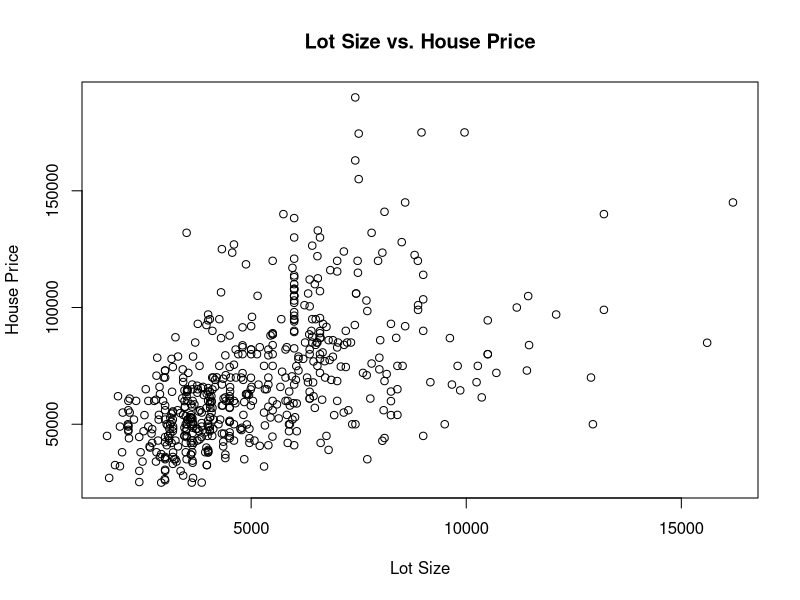
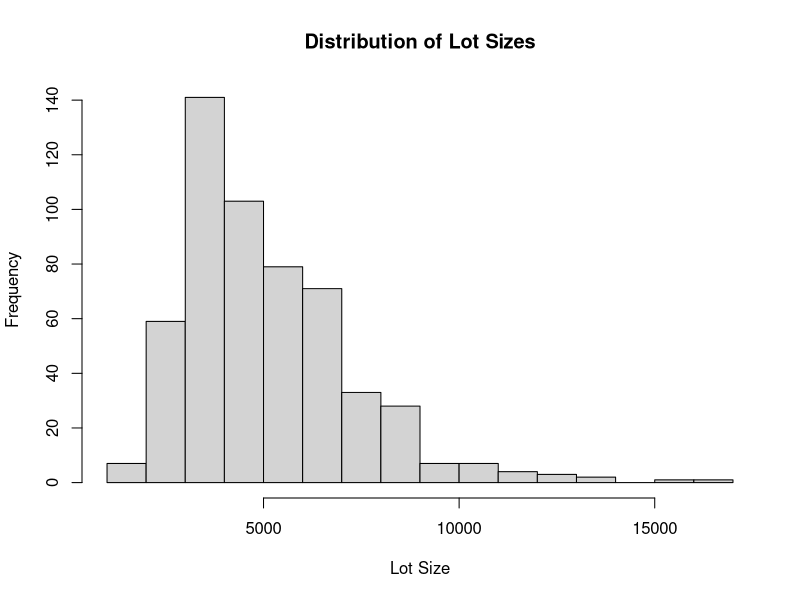
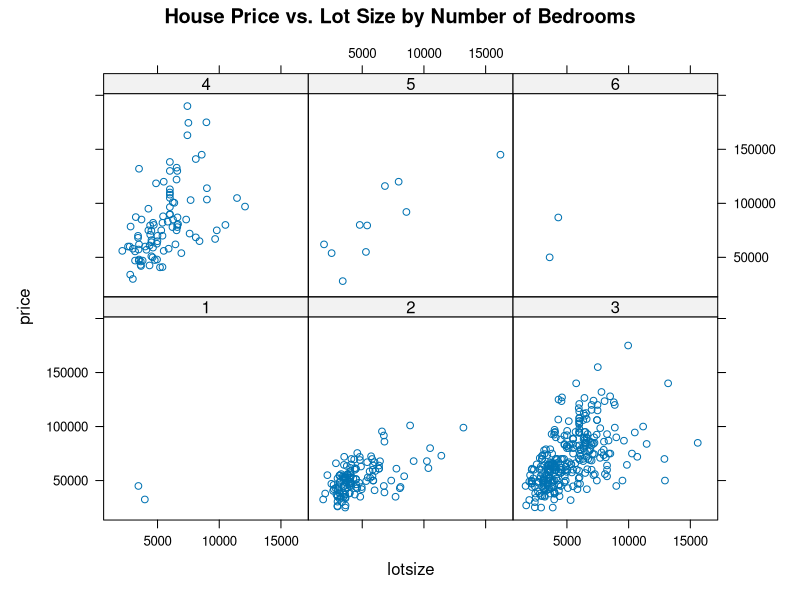
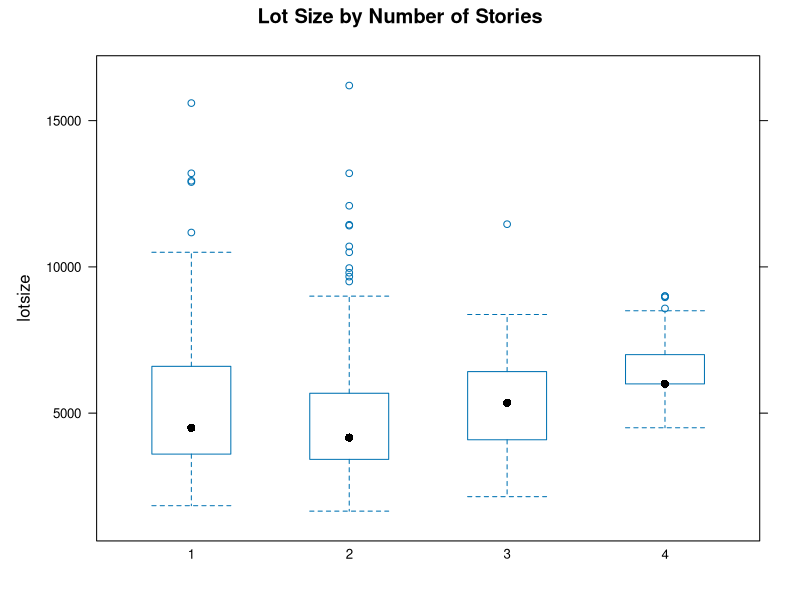
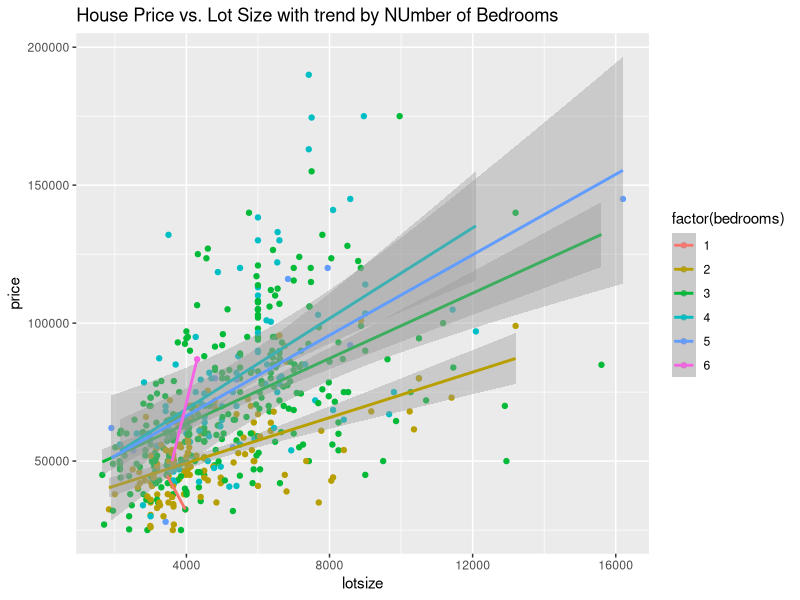
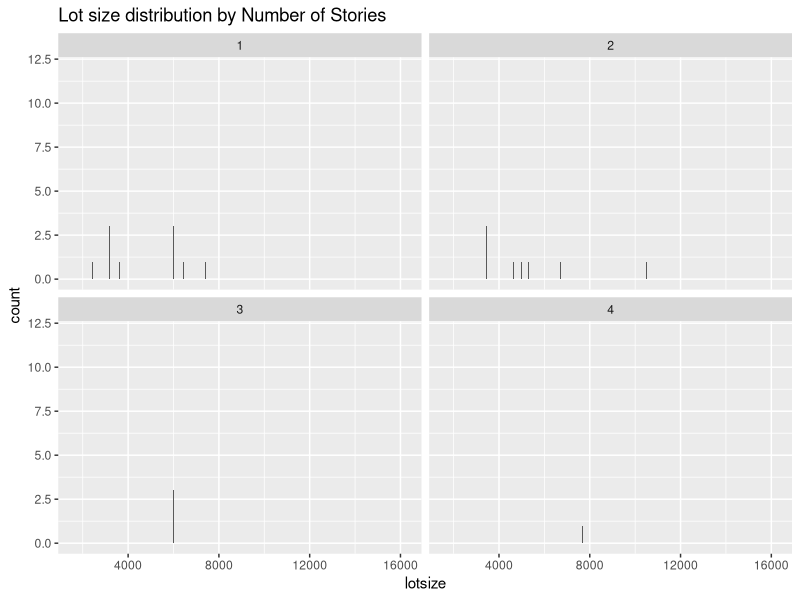

Here is the R script that generated these plots, in order:
#install.packages("AER")
library("AER")

data("HousePrices", package = "AER")
head(HousePrices)

#1
# Scatter plot
plot(HousePrices$lotsize, HousePrices$price, main = "Lot Size vs. House Price", xlab = "Lot Size", ylab = "House Price")

#Histogram
hist(HousePrices$lotsize, main = "Distribution of Lot Sizes", xlab = "Lot Size")

#2
library("lattice")

# Conditional scatter plot (small multiples)
xyplot(price ~ lotsize | factor(bedrooms), data = HousePrices, main = "House Price vs. Lot Size by Number of Bedrooms")

# Box-and-whisker plot
bwplot(lotsize ~ factor(stories), data = HousePrices, main = "Lot Size by Number of Stories")


# ggplot2
library("ggplot2")

# Scatter plot with smoothing
ggplot(HousePrices, aes(x = lotsize, y = price, color = factor(bedrooms))) +
  geom_point() +
  geom_smooth(method = "lm") +
  labs(title = "House Price vs. Lot Size with trend by NUmber of Bedrooms")

# Faceted histogram
ggplot(HousePrices, aes(lotsize)) +
  geom_histogram(binwidth = 1) +
  facet_wrap(~ stories) +
  labs(title = "Lot size distribution by Number of Stories")
